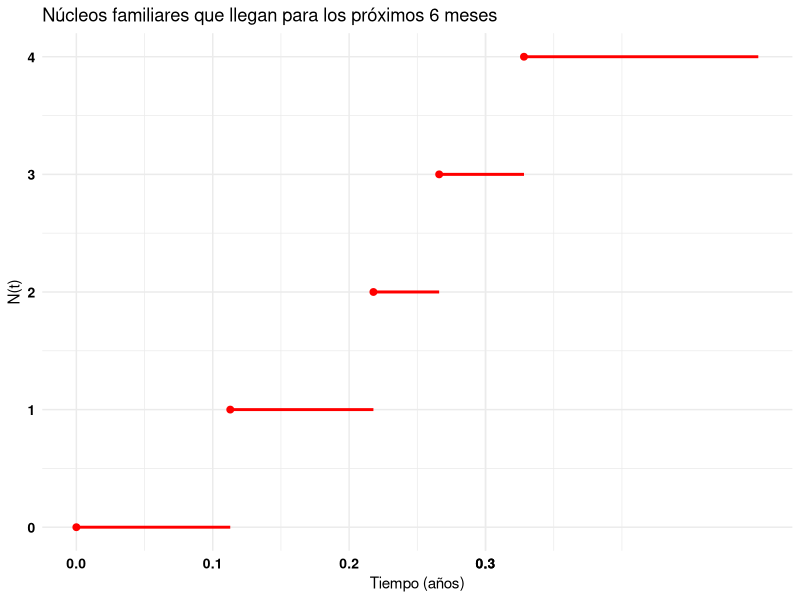
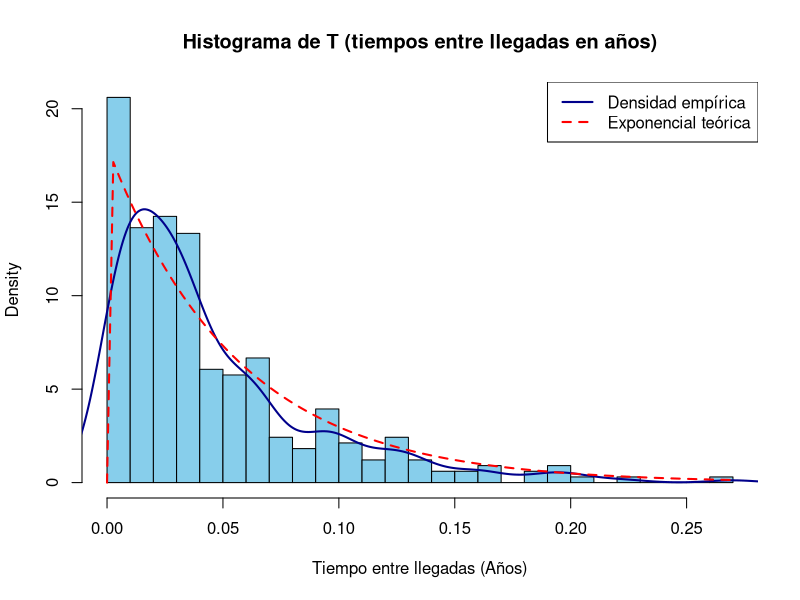

The R script that drew these images, in order:
library(ggplot2)

ProcesoPois <- function(t, lambda){
  N <- rpois(1, t * lambda)
  C <- sort(runif(N, 0, t))
  data.frame(x = c(0, C), y = 0:N)
}

# Datos simulados
N6 <- ProcesoPois(0.5, 18)

# Construcción de segmentos horizontales
segmentos <- data.frame(
  x_inicio = N6$x,
  x_fin = c(N6$x[-1], 0.5),  # finaliza en 0.5
  y = N6$y
)

# Gráfico con solo líneas horizontales y puntos
ggplot() +
  geom_segment(data = segmentos, aes(x = x_inicio, xend = x_fin, y = y, yend = y),
               color = "red", size = 1) +
  geom_point(data = N6, aes(x = x, y = y), color = "red", size = 2) +
  scale_x_continuous(name = "Tiempo (años)", breaks = round(unique(N6$x), 1)) +
  scale_y_continuous(name = "N(t)", breaks = 0:max(N6$y)) +
  ggtitle("Núcleos familiares que llegan para los próximos 6 meses") +
  theme_minimal() +
  theme(
    # Etiquetas de los ejes (los números)
    axis.text.x = element_text(face = "bold", color = "black", size = 10),
    axis.text.y = element_text(face = "bold", color = "black", size = 10)
  )


# Datos simulados para 15 años
N15 <- ProcesoPois(15, 18)

# Tiempos entre llegadas
interarrivals <- diff(N15$x)

summary(interarrivals)

# Histograma con densidad
hist(interarrivals, breaks = 20, probability = TRUE, col = "skyblue",
     main = "Histograma de T (tiempos entre llegadas en años)",
     xlab = "Tiempo entre llegadas (Años)")

lines(density(interarrivals), col = "darkblue", lwd = 2)
curve(dexp(x, rate = 18), add = TRUE, col = "red", lwd = 2, lty = 2)
legend("topright", legend = c("Densidad empírica", "Exponencial teórica"), 
       col = c("darkblue", "red"), lty = c(1, 2), lwd = 2)



n <- 100000
medianas <- replicate(n, mean(diff(ProcesoPois(15,18)$x)))
summary(medianas)

